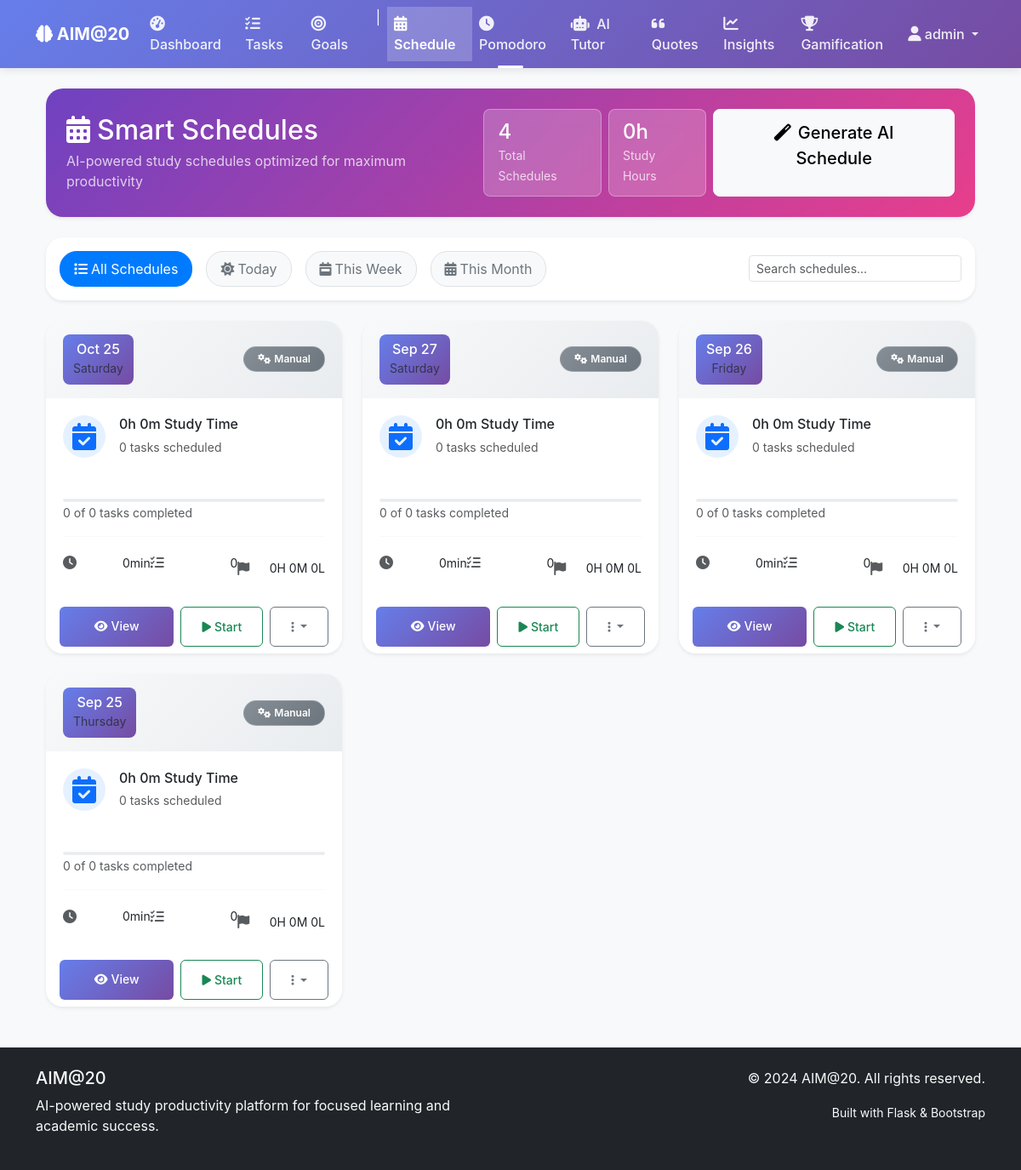
Screenshot of /schedules/ (signed in) with the database file from the repository.
### app/models.py (models this page shows, shortened)
class User(UserMixin, db.Model):
    id = db.Column(db.Integer, primary_key=True)
    username = db.Column(db.String(80), unique=True, nullable=False)
    email = db.Column(db.String(120), unique=True, nullable=False)
    password_hash = db.Column(db.String(128), nullable=False)
    is_admin = db.Column(db.Boolean, default=False)
    created_at = db.Column(db.DateTime, default=datetime.utcnow)
    last_login = db.Column(db.DateTime)
    tasks = db.relationship('Task', backref='user', lazy=True, cascade='all, delete-orphan')
    goals = db.relationship('Goal', backref='user', lazy=True, cascade='all, delete-orphan')
    schedules = db.relationship('Schedule', backref='user', lazy=True, cascade='all, delete-orphan')
    pomodoro_sessions = db.relationship('PomodoroSession', backref='user', lazy=True, cascade='all, delete-orphan')
    achievements = db.relationship('Achievement', backref='user', lazy=True, cascade='all, delete-orphan')
    user_settings = db.relationship('UserSettings', backref='user', lazy=True, cascade='all, delete-orphan', uselist=False)
    productivity_data = db.relationship('UserProductivity', backref='user', lazy=True, cascade='all, delete-orphan')
    ai_chats = db.relationship('AIChat', backref='user', lazy=True, cascade='all, delete-orphan')
    quizzes = db.relationship('Quiz', backref='user', lazy=True, cascade='all, delete-orphan')
    quiz_attempts = db.relationship('QuizAttempt', backref='user', lazy=True, cascade='all, delete-orphan')

class Schedule(db.Model):
    id = db.Column(db.Integer, primary_key=True)
    user_id = db.Column(db.Integer, db.ForeignKey('user.id'), nullable=False)
    date = db.Column(db.Date, nullable=False)
    generated_by_ai = db.Column(db.Boolean, default=False)
    total_study_time = db.Column(db.Integer)  # in minutes
    created_at = db.Column(db.DateTime, default=datetime.utcnow)
    tasks = db.relationship('ScheduleTask', back_populates='schedule', cascade='all, delete-orphan')

### app/routes/schedules.py (the view)
@schedules_bp.route('/')
@login_required
def index():
    page = request.args.get('page', 1, type=int)
    per_page = 10
    schedules = Schedule.query.filter_by(user_id=current_user.id)\
                             .order_by(Schedule.date.desc())\
                             .paginate(page=page, per_page=per_page, error_out=False)
    return render_template('schedules/index.html',
                          title='Smart Schedules',
                          schedules=schedules)

### app/templates/schedules/index.html (shortened to what this page needs)
{% extends "base.html" %}
{% block content %}
<div class="container-fluid">
    <div class="row mb-4">
        <div class="col-12">
            <div class="card border-0 shadow-sm bg-gradient-schedules text-white">
                <div class="card-body p-4">
                    <div class="d-flex justify-content-between align-items-center">
                        <div>
                            <h1 class="h2 mb-1">
                                <i class="fas fa-calendar-alt me-2"></i>Smart Schedules
                            </h1>
                            <p class="mb-0 opacity-75">
                                AI-powered study schedules optimized for maximum productivity
                            </p>
                        </div>
                        <div class="d-flex gap-2">
                            <div class="stats-widget">
                                <div class="h4 mb-0" id="total-schedules">0</div>
                                <small class="opacity-75">Total Schedules</small>
                            </div>
                            <div class="stats-widget">
                                <div class="h4 mb-0" id="study-hours">0h</div>
                                <small class="opacity-75">Study Hours</small>
                            </div>
                            <a href="{{ url_for('schedules.generate') }}" class="btn btn-light btn-lg">
                                <i class="fas fa-magic me-2"></i>Generate AI Schedule
                            </a>
                        </div>
                    </div>
                </div>
            </div>
        </div>
    </div>
    <div class="row mb-4">
        <div class="col-12">
            <div class="card border-0 shadow-sm">
                <div class="card-body p-3">
                    <div class="d-flex justify-content-between align-items-center">
                        <div class="d-flex gap-3">
                            <div class="filter-btn active" data-filter="all">
                                <i class="fas fa-list me-1"></i>All Schedules
                            </div>
                            <div class="filter-btn" data-filter="today">
                                <i class="fas fa-sun me-1"></i>Today
                            </div>
                            <div class="filter-btn" data-filter="week">
                                <i class="fas fa-calendar-week me-1"></i>This Week
                            </div>
                            <div class="filter-btn" data-filter="month">
                                <i class="fas fa-calendar-alt me-1"></i>This Month
                            </div>
                        </div>
                        <div class="search-box">
                            <input type="text" class="form-control form-control-sm" placeholder="Search schedules..." id="schedule-search">
                        </div>
                    </div>
                </div>
            </div>
        </div>
    </div>
    <div class="row g-4" id="schedules-grid">
        {% if schedules.items %}
            {% for schedule in schedules.items %}
            <div class="col-lg-6 col-xl-4">
                <div class="schedule-card card border-0 shadow-sm h-100">
                    <div class="card-header bg-light border-0 d-flex justify-content-between align-items-center">
                        <div class="schedule-date">
                            <div class="h6 mb-0">{{ schedule.date.strftime('%b %d') }}</div>
                            <small class="text-muted">{{ schedule.date.strftime('%A') }}</small>
                        </div>
                        {% if schedule.generated_by_ai %}
                        <span class="badge bg-success">
                            <i class="fas fa-robot me-1"></i>AI
                        </span>
                        {% else %}
                        <span class="badge bg-secondary">
                            <i class="fas fa-cogs me-1"></i>Manual
                        </span>
                        {% endif %}
                    </div>
                    <div class="card-body">
                        <div class="d-flex align-items-center mb-3">
                            <div class="schedule-icon me-3">
                                <i class="fas fa-calendar-check text-primary fa-2x"></i>
                            </div>
                            <div class="flex-grow-1">
                                <h6 class="card-title mb-1">
                                    {{ schedule.total_study_time // 60 }}h {{ schedule.total_study_time % 60 }}m Study Time
                                </h6>
                                <small class="text-muted">{{ schedule.tasks|length }} tasks scheduled</small>
                            </div>
                        </div>
                        <div class="schedule-progress mb-3">
                            <div class="progress" style="height: 4px;">
                            </div>
                            <small class="text-muted">0 of {{ schedule.tasks|length }} tasks completed</small>
                        </div>
                        <div class="schedule-stats d-flex justify-content-between">
                            <div class="stat-item">
                                <i class="fas fa-clock text-muted me-1"></i>
                                <small>{{ schedule.total_study_time }}min</small>
                            </div>
                            <div class="stat-item">
                                <i class="fas fa-tasks text-muted me-1"></i>
                                <small>{{ schedule.tasks|length }}</small>
                            </div>
                            <div class="stat-item">
                                <i class="fas fa-flag text-muted me-1"></i>
                                <small>
                                    {% set high_count = schedule.tasks|selectattr('task.priority', 'equalto', 'high')|list|length %}
                                    {% set med_count = schedule.tasks|selectattr('task.priority', 'equalto', 'medium')|list|length %}
                                    {% set low_count = schedule.tasks|selectattr('task.priority', 'equalto', 'low')|list|length %}
                                    {{ high_count }}H {{ med_count }}M {{ low_count }}L
                                </small>
                            </div>
                        </div>
                    </div>
                    <div class="card-footer bg-transparent border-0 pt-0">
                        <div class="d-flex gap-2">
                            <a href="{{ url_for('schedules.view', schedule_id=schedule.id) }}" class="btn btn-primary btn-sm flex-fill">
                                <i class="fas fa-eye me-1"></i>View
                            </a>
                            <button class="btn btn-outline-success btn-sm start-schedule-btn" data-schedule-id="{{ schedule.id }}">
                                <i class="fas fa-play me-1"></i>Start
                            </button>
                            <div class="dropdown">
                                <button class="btn btn-outline-secondary btn-sm dropdown-toggle" type="button" data-bs-toggle="dropdown">
                                    <i class="fas fa-ellipsis-v"></i>
                                </button>
                            </div>
                        </div>
                    </div>
                </div>
            </div>
            {% endfor %}
        {% endif %}
    </div>
</div>
{% endblock %}

### app/templates/base.html (shortened to what this page needs)
<!DOCTYPE html>
<html lang="en">
<head>
    <link href="https://cdn.jsdelivr.net/npm/bootstrap@5.3.0/dist/css/bootstrap.min.css" rel="stylesheet">
    <link rel="stylesheet" href="https://cdnjs.cloudflare.com/ajax/libs/font-awesome/6.4.0/css/all.min.css">
    <link rel="stylesheet" href="{{ url_for('static', filename='css/style.css') }}">
</head>
<body>
    <nav class="navbar navbar-expand-lg navbar-dark bg-primary">
        <div class="container">
            <a class="navbar-brand" href="{{ url_for('main.index') }}">
                <i class="fas fa-brain"></i> AIM@20
            </a>
            <div class="collapse navbar-collapse" id="navbarNav">
                <ul class="navbar-nav me-auto">
                    {% if current_user.is_authenticated %}
                        <li class="nav-item">
                            <a class="nav-link {% if request.endpoint == 'main.dashboard' %}active{% endif %}" href="{{ url_for('main.dashboard') }}"
                               data-bs-toggle="tooltip" data-bs-placement="bottom" title="Your productivity dashboard">
                                <i class="fas fa-tachometer-alt me-1"></i>
                                <span class="d-none d-lg-inline">Dashboard</span>
                            </a>
                        </li>
                        <li class="nav-item">
                            <a class="nav-link" href="{{ url_for('tasks.index') }}" data-bs-toggle="tooltip" data-bs-placement="bottom" title="Manage your study tasks">
                                <i class="fas fa-tasks me-1"></i>
                                <span class="d-none d-lg-inline">Tasks</span>
                            </a>
                        </li>
                        <li class="nav-item">
                            <a class="nav-link " href="{{ url_for('goals.index') }}" data-bs-toggle="tooltip" data-bs-placement="bottom" title="Track your study goals">
                                <i class="fas fa-bullseye me-1"></i>
                                <span class="d-none d-lg-inline">Goals</span>
                            </a>
                        </li>
                        <li class="nav-item"><span class="navbar-text text-white mx-2">|</span></li>
                        <li class="nav-item">
                            <a class="nav-link {% if request.endpoint and 'schedules' in request.endpoint %}active{% endif %}" href="{{ url_for('schedules.index') }}" data-bs-toggle="tooltip" data-bs-placement="bottom" title="AI-generated study schedules">
                                <i class="fas fa-calendar-alt me-1"></i>
                                <span class="d-none d-lg-inline">Schedule</span>
                            </a>
                        </li>
                        <li class="nav-item">
                            <a class="nav-link " href="{{ url_for('pomodoro.index') }}" data-bs-toggle="tooltip" data-bs-placement="bottom" title="Focus timer with Pomodoro technique">
                                <i class="fas fa-clock me-1"></i>
                                <span class="d-none d-lg-inline">Pomodoro</span>
                            </a>
                        </li>
                        <li class="nav-item">
                            <a class="nav-link " href="{{ url_for('ai_tutor.index') }}" data-bs-toggle="tooltip" data-bs-placement="bottom" title="AI-powered study assistance">
                                <i class="fas fa-robot me-1"></i>
                                <span class="d-none d-lg-inline">AI Tutor</span>
                            </a>
                        </li>
                        <li class="nav-item">
                            <a class="nav-link " href="{{ url_for('quotes.index') }}" data-bs-toggle="tooltip" data-bs-placement="bottom" title="Motivational quotes collection">
                                <i class="fas fa-quote-left me-1"></i>
                                <span class="d-none d-lg-inline">Quotes</span>
                            </a>
                        </li>
                        <li class="nav-item">
                            <a class="nav-link " href="{{ url_for('insights.index') }}" data-bs-toggle="tooltip" data-bs-placement="bottom" title="Productivity analytics and insights">
                                <i class="fas fa-chart-line me-1"></i>
                                <span class="d-none d-lg-inline">Insights</span>
                            </a>
                        </li>
                        <li class="nav-item">
                            <a class="nav-link " href="{{ url_for('gamification.index') }}" data-bs-toggle="tooltip" data-bs-placement="bottom" title="Badges, streaks, and achievements">
                                <i class="fas fa-trophy me-1"></i>
                                <span class="d-none d-lg-inline">Gamification</span>
                            </a>
                        </li>
                    {% endif %}
                </ul>
                <ul class="navbar-nav">
                    {% if current_user.is_authenticated %}
                        <li class="nav-item dropdown">
                            <a class="nav-link dropdown-toggle" href="#" id="userDropdown" role="button" data-bs-toggle="dropdown">
                                <i class="fas fa-user"></i> {{ current_user.username }}
                            </a>
                        </li>
                    {% endif %}
                </ul>
            </div>
        </div>
    </nav>
    <main class="container mt-4">
        {% block content %}{% endblock %}
    </main>
    <footer class="bg-dark text-light mt-5 py-4">
        <div class="container">
            <div class="row">
                <div class="col-md-6">
                    <h5>AIM@20</h5>
                    <p>AI-powered study productivity platform for focused learning and academic success.</p>
                </div>
                <div class="col-md-6 text-md-end">
                    <p>&copy; 2024 AIM@20. All rights reserved.</p>
                    <p><small>Built with Flask & Bootstrap</small></p>
                </div>
            </div>
        </div>
    </footer>
</body>
</html>

### rows the page displays
User: username "admin"
Schedule: date "Oct 25", date "Saturday", generated_by_ai False (drawn), total_study_time "0", schedule.total_study_time%60 "0", tasks|length "0", high_count "0", med_count "0", low_count "0"
Schedule: date "Sep 27", date "Saturday", generated_by_ai False (drawn), total_study_time "0", schedule.total_study_time%60 "0", tasks|length "0", high_count "0", med_count "0", low_count "0"
Schedule: date "Sep 26", date "Friday", generated_by_ai False (drawn), total_study_time "0", schedule.total_study_time%60 "0", tasks|length "0", high_count "0", med_count "0", low_count "0"
Schedule: date "Sep 25", date "Thursday", generated_by_ai False (drawn), total_study_time "0", schedule.total_study_time%60 "0", tasks|length "0", high_count "0", med_count "0", low_count "0"
